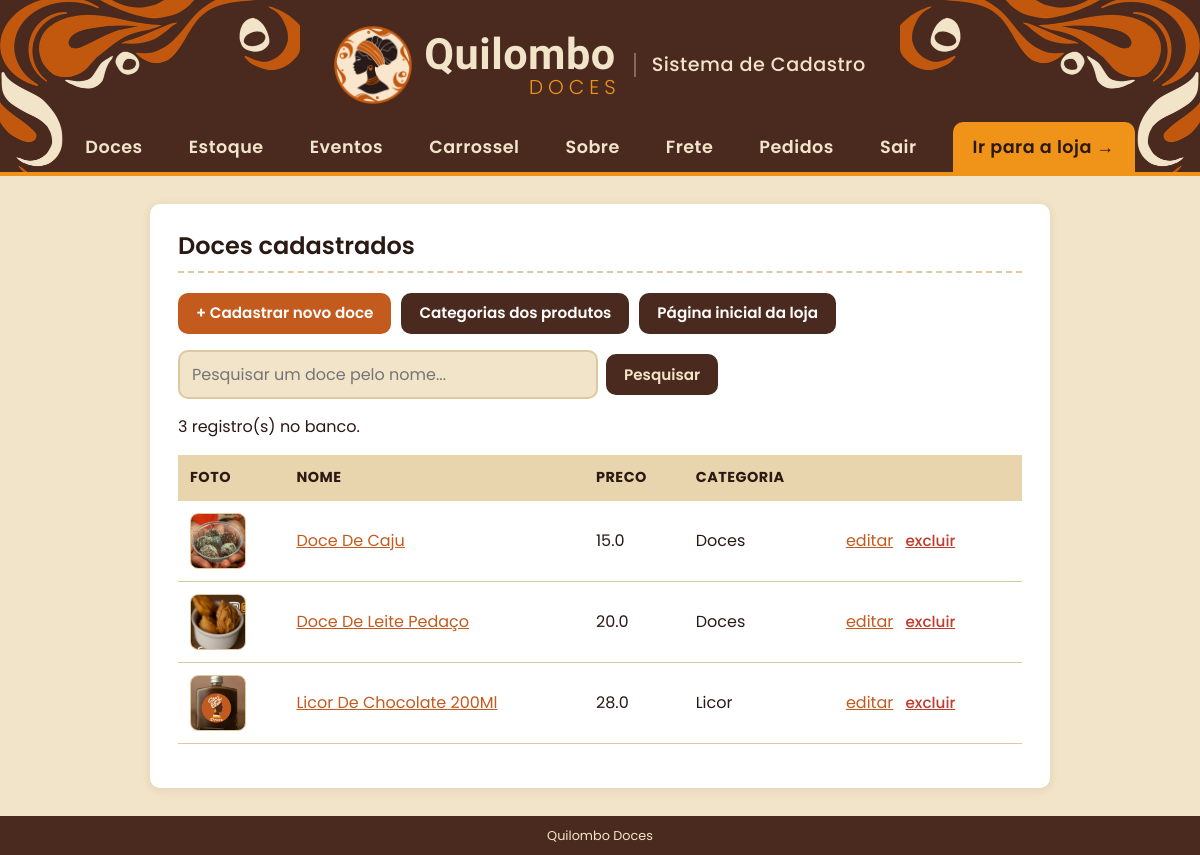
/ (signed in), run on the app's committed database.
### tables this page shows
CREATE TABLE doces (
            id     INTEGER PRIMARY KEY AUTOINCREMENT,
            nome   TEXT    NOT NULL,
            preco  REAL    NOT NULL
        , imagem TEXT, descricao TEXT, destaque INTEGER NOT NULL DEFAULT 0, estoque INTEGER NOT NULL DEFAULT 0, categoria_id INTEGER);

CREATE TABLE categorias (
                id    INTEGER PRIMARY KEY AUTOINCREMENT,
                nome  TEXT    NOT NULL
            , posicao INTEGER NOT NULL DEFAULT 0);

### app.py (the view)
@app.route("/")
def listar():
    termo = request.args.get("termo", "").strip()
    conn = conectar_banco()
    doces = conn.execute(
        'SELECT doces.*, categorias.nome AS categoria FROM doces '
        'LEFT JOIN categorias ON categorias.id = doces.categoria_id '
        'WHERE LOWER(doces.nome) LIKE ? '
        'ORDER BY doces.nome', (f'%{termo.lower()}%',)).fetchall()
    conn.close()
    return render_template("lista.html", doces=doces, termo=termo,
                           msg=request.args.get("msg", ""))

### app.py (called while the page is built)
@app.context_processor
def dados_globais():
    return {
        "qtd_carrinho": sum(session.get("carrinho", {}).values()),
        "whatsapp": WHATSAPP,
        "pedidos_pendentes": contar_pedidos_pendentes(),
        "cliente": cliente_atual(),      # cliente logado na loja (ou None)
    }

def contar_pedidos_pendentes():
    conn = conectar_banco()
    qtd = conn.execute(
        "SELECT COUNT(*) FROM pedidos WHERE status = 'informado'").fetchone()[0]
    conn.close()
    return qtd

@app.before_request
def proteger_admin():
    endpoint = request.endpoint or ""
    if (not endpoint                            # pagina que nao existe: mostra o erro 404
            or endpoint.startswith("loja")
            or endpoint.startswith("contas.")
            or endpoint in PAGINAS_PUBLICAS
            or session.get("admin_id")):
        return None
    if endpoint == "listar":
        return redirect(url_for("loja"))
    proximo = request.path if request.method == "GET" else ""
    return redirect(url_for("admin_entrar", proximo=proximo))

### contas.py (called while the page is built, shortened)
def cliente_atual():
    id_cliente = session.get("cliente_id")
    if not id_cliente:
        return None

@contas.before_app_request
def exigir_email():
    endpoint = request.endpoint or ""
    if not (endpoint.startswith("loja") or endpoint.startswith("contas.")):
        return None                         # area do admin, arquivos etc.

### templates/lista.html (shortened to what this page needs)
{% extends "base.html" %}
{% block conteudo %}
  <h2>Doces cadastrados</h2>
  <p class="botoes-topo">
    <a class="botao" href="{{ url_for('novo') }}">+ Cadastrar novo doce</a>
    <a class="botao botao-secundario" href="{{ url_for('categorias') }}">Categorias dos produtos</a>
    <a class="botao botao-secundario" href="{{ url_for('pagina_inicial') }}">Página inicial da loja</a>
  </p>
  <form class="busca-admin" method="get" action="{{ url_for('listar') }}">
    <input type="text" name="termo" value="{{ termo }}" placeholder="Pesquisar um doce pelo nome..."
           aria-label="Pesquisar doce">
    <button type="submit">Pesquisar</button>
  </form>
  {% if doces %}
    {% if termo %}
      <p>{{ doces|length }} resultado(s) para "{{ termo }}".</p>
    {% else %}
      <p>{{ doces|length }} registro(s) no banco.</p>
    {% endif %}
    <table>
      <tr>
        <th>Foto</th>
        <th>Nome</th>
        <th>Preco</th>
        <th>Categoria</th>
        <th></th>
      </tr>
      {% for p in doces %}
      <tr>
        <td>
          {% if p['imagem'] %}
            <img class="miniatura" src="{{ url_for('static', filename='uploads/' ~ p['imagem']) }}" alt="">
          {% else %}
            <span class="miniatura sem-foto">{{ p['nome'][0]|upper }}</span>
          {% endif %}
        </td>
        <td><a href="{{ url_for('detalhe', id_doce=p['id']) }}">{{ p['nome'] }}</a></td>
        <td>{{ p['preco'] }} </td>
        <td>{{ p['categoria'] or '—' }}</td>
        <td>
          <a href="{{ url_for('editar', id_doce=p['id']) }}">editar</a>
          <form method="post" action="{{ url_for('excluir', id_doce=p['id']) }}"
                onsubmit="return confirm('Excluir {{ p['nome'] }}?');">
            <button type="submit" class="link-perigo">excluir</button>
          </form>
        </td>
      </tr>
      {% endfor %}
    </table>
  {% elif termo %}
    <p class="vazio">Nenhum doce encontrado com "{{ termo }}".</p>
  {% else %}
    <p class="vazio">Nenhum doce cadastrado ainda.</p>
  {% endif %}
{% endblock %}

### static/estilo.css (style rules this page uses)
:root { --areia: #f2e4c8; --areia-escura: #e8d5ae; --cacau: #2b1a14; --raiz: #4a2a1e; --cacau-2: #2b1a14; --terracota: #c35a1e; --terracota-hover: #4a2a1e; --ouro: #ef9319; --ouro-hover: #d6820f; --verde: #25d366; --verde-hover: #1da851; --perigo: #c0392b; --sucesso-bg: #e8f6ec; --sucesso-txt: #1e6b3a; --erro-bg: #fdecea; --branco: #ffffff; --borda: #dcc9a0; --texto-suave: #6b4a3a; --raio: 10px; --raio-grande: 12px; --sombra: 0 2px 10px rgba(74, 42, 30, 0.10); --sombra-forte: 0 8px 20px rgba(74, 42, 30, 0.18); --fonte-texto: "Poppins", Arial, sans-serif; --fonte-marca: "Kaushan Script", cursive; }
* { box-sizing: border-box; }
body { margin: 0; font-family: var(--fonte-texto); font-size: 16px; line-height: 1.5; color: var(--cacau); background: var(--areia); min-height: 100vh; display: flex; flex-direction: column; }
h1, h2, h3 { font-family: var(--fonte-texto); font-weight: 600; line-height: 1.2; }
a { color: var(--terracota); }
img { max-width: 100%; }
main h2 { margin-top: 0; padding-bottom: 10px; border-bottom: 2px dashed var(--borda); }
table { width: 100%; border-collapse: collapse; margin: 16px 0; }
th { text-align: left; background: var(--areia-escura); padding: 12px; font-size: 0.9rem; text-transform: uppercase; letter-spacing: 0.5px; }
td { padding: 12px; border-bottom: 1px solid var(--borda); vertical-align: middle; word-break: break-word; max-width: 400px; }
td form { display: inline-block; margin: 4px 2px; }
button, .botao, .btn-whatsapp { font-family: inherit; font-size: 0.95rem; font-weight: 600; border: none; border-radius: var(--raio); padding: 9px 18px; cursor: pointer; text-decoration: none; display: inline-block; transition: background 0.2s, transform 0.1s; }
button { background: var(--raiz); color: var(--areia); }
.botao { background: var(--terracota); color: var(--branco); }
.botao-secundario { background: var(--raiz); }
.botoes-topo { display: flex; flex-wrap: wrap; gap: 10px; }
.link-perigo { background: none; color: var(--perigo); padding: 4px 6px; text-decoration: underline; font-weight: 500; }
input[type="text"], input[type="password"], input[type="number"], input[type="date"], textarea { width: 100%; max-width: 420px; padding: 10px 12px; font-family: inherit; font-size: 1rem; color: var(--cacau); background: var(--areia); border: 2px solid var(--borda); border-radius: var(--raio); transition: border-color 0.2s, box-shadow 0.2s; }
form[method="get"] { display: flex; gap: 8px; flex-wrap: wrap; margin-bottom: 16px; }
form[method="get"] input[type="text"] { flex: 1; min-width: 200px; }
.busca-admin { align-items: center; margin-top: 8px; }
.miniatura { display: flex; align-items: center; justify-content: center; width: 56px; height: 56px; object-fit: cover; background: var(--branco); border-radius: 8px; border: 1px solid var(--borda); }

### data on the page
doces: imagem (picture), nome "Doce De Caju", preco "15.0", nome "Doces"
doces: imagem (picture), nome "Doce De Leite Pedaço", preco "20.0", nome "Doces"
doces: imagem (picture), nome "Licor De Chocolate 200Ml", preco "28.0", nome "Licor"

### other printed values
{{ doces|length }} "3"
